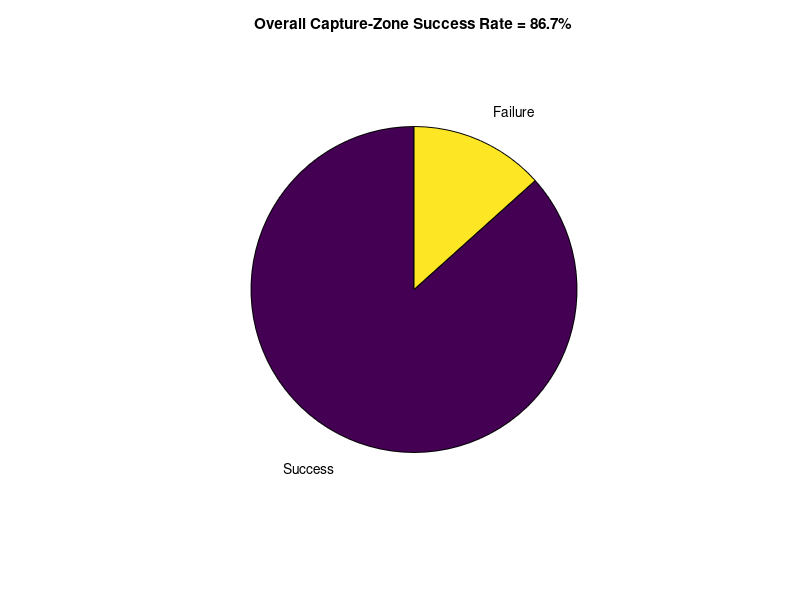
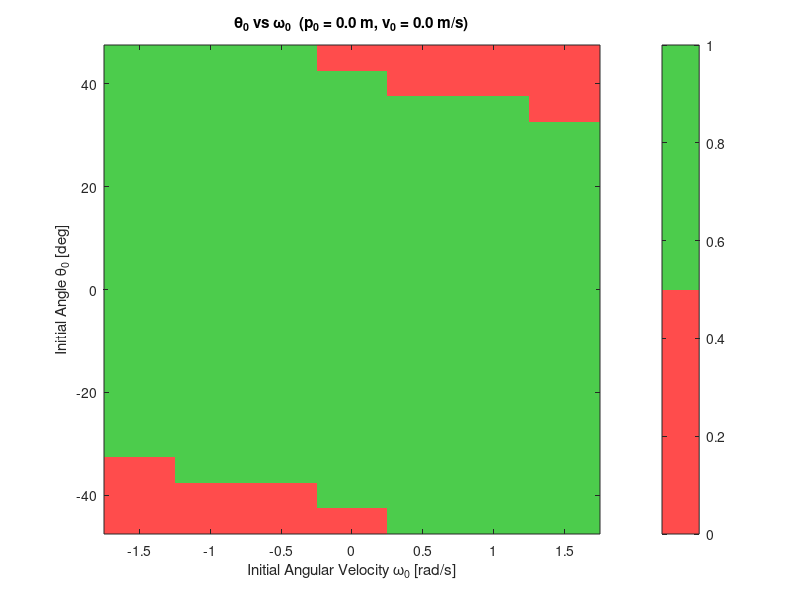

These charts were generated, in order, by the following MATLAB code: (Note: this script raises an error after producing the figures.)
%% ============================================================
% EXPERIMENT 1 - CAPTURE ZONE RESULT ANALYSIS
%
% Loads the previously generated 4-D sweep results.
% Does NOT run any Simulink simulations.
%
% Required file:
%   capture_zone_4D_results.mat
%
% Results columns:
%   1 = theta0 [deg]
%   2 = omega0 [rad/s]
%   3 = p0 [m]
%   4 = v0 [m/s]
%   5 = success
%   6 = settling time [s]
%
% ============================================================

clear;
close all;
clc;

%% ============================================================
% Load results
% ============================================================

fprintf('\n============================================\n');
fprintf('CAPTURE-ZONE RESULT ANALYSIS\n');
fprintf('============================================\n\n');

load('capture_zone_4D_results.mat');

fprintf('Loaded %d simulation results.\n', size(results,1));

%% ============================================================
% Extract columns
% ============================================================

theta0 = results(:,1);
omega0 = results(:,2);
p0     = results(:,3);
v0     = results(:,4);

success = results(:,5);
settlingTime = results(:,6);

%% ============================================================
% Basic statistics
% ============================================================

totalSimulations = length(success);

numSuccess = sum(success == 1);
numFailure = sum(success == 0);

successRate = 100*numSuccess/totalSimulations;

successfulTimes = settlingTime(success == 1);

fprintf('\n--------------------------------------------\n');
fprintf('OVERALL RESULTS\n');
fprintf('--------------------------------------------\n');

fprintf('Total simulations : %d\n', totalSimulations);
fprintf('Successful        : %d\n', numSuccess);
fprintf('Failed            : %d\n', numFailure);
fprintf('Success rate      : %.2f %%\n', successRate);

if ~isempty(successfulTimes)

    fprintf('Mean settling time: %.3f s\n', ...
        mean(successfulTimes));

    fprintf('Minimum settling  : %.3f s\n', ...
        min(successfulTimes));

    fprintf('Maximum settling  : %.3f s\n', ...
        max(successfulTimes));

    fprintf('Median settling   : %.3f s\n', ...
        median(successfulTimes));

end

fprintf('--------------------------------------------\n\n');


%% ============================================================
% 1. SUCCESS / FAILURE PIE CHART
% ============================================================

figure('Name','Overall Success Rate');

pie( ...
    [numSuccess numFailure], ...
    {'Success','Failure'});

title(sprintf( ...
    'Overall Capture-Zone Success Rate = %.1f%%', ...
    successRate));


%% ============================================================
% 2. THETA vs OMEGA
%    p0 = 0, v0 = 0
% ============================================================

theta_vals = unique(theta0);
omega_vals = unique(omega0);

p_fixed = 0;
v_fixed = 0;

success_map = nan( ...
    length(theta_vals), ...
    length(omega_vals));

for i = 1:length(theta_vals)

    for j = 1:length(omega_vals)

        idx = ...
            theta0 == theta_vals(i) & ...
            omega0 == omega_vals(j) & ...
            p0 == p_fixed & ...
            v0 == v_fixed;

        if any(idx)
            success_map(i,j) = ...
                results(find(idx,1),5);
        end

    end

end

figure('Name','Capture Zone - Theta vs Omega');

imagesc( ...
    omega_vals, ...
    theta_vals, ...
    success_map);

set(gca,'YDir','normal');

xlabel('Initial Angular Velocity \omega_0 [rad/s]');
ylabel('Initial Angle \theta_0 [deg]');

title(sprintf( ...
    '\\theta_0 vs \\omega_0  (p_0 = %.1f m, v_0 = %.1f m/s)', ...
    p_fixed, ...
    v_fixed));

colormap([ ...
    1 0.3 0.3;
    0.3 0.8 0.3]);

cb = colorbar;
cb.Ticks = [0 1];
cb.TickLabels = {'Failure','Success'};

clim([0 1]);

xticks(omega_vals);
yticks(theta_vals);

grid on;


%% ============================================================
% 3. THETA vs CART POSITION
%    omega0 = 0, v0 = 0
% ============================================================

p_vals = unique(p0);

omega_fixed = 0;
v_fixed = 0;

success_map = nan( ...
    length(theta_vals), ...
    length(p_vals));

for i = 1:length(theta_vals)

    for j = 1:length(p_vals)

        idx = ...
            theta0 == theta_vals(i) & ...
            omega0 == omega_fixed & ...
            p0 == p_vals(j) & ...
            v0 == v_fixed;

        if any(idx)
            success_map(i,j) = ...
                results(find(idx,1),5);
        end

    end

end

figure('Name','Capture Zone - Theta vs Position');

imagesc( ...
    p_vals, ...
    theta_vals, ...
    success_map);

set(gca,'YDir','normal');

xlabel('Initial Cart Position p_0 [m]');
ylabel('Initial Angle \theta_0 [deg]');

title(sprintf( ...
    '\\theta_0 vs p_0  (\\omega_0 = %.1f rad/s, v_0 = %.1f m/s)', ...
    omega_fixed, ...
    v_fixed));

cb = colorbar;
cb.Ticks = [0 1];
cb.TickLabels = {'Failure','Success'};

clim([0 1]);

xticks(p_vals);
yticks(theta_vals);

grid on;


%% ============================================================
% 4. THETA vs CART VELOCITY
%    omega0 = 0, p0 = 0
% ============================================================

v_vals = unique(v0);

omega_fixed = 0;
p_fixed = 0;

success_map = nan( ...
    length(theta_vals), ...
    length(v_vals));

for i = 1:length(theta_vals)

    for j = 1:length(v_vals)

        idx = ...
            theta0 == theta_vals(i) & ...
            omega0 == omega_fixed & ...
            p0 == p_fixed & ...
            v0 == v_vals(j);

        if any(idx)
            success_map(i,j) = ...
                results(find(idx,1),5);
        end

    end

end

figure('Name','Capture Zone - Theta vs Velocity');

imagesc( ...
    v_vals, ...
    theta_vals, ...
    success_map);

set(gca,'YDir','normal');

xlabel('Initial Cart Velocity v_0 [m/s]');
ylabel('Initial Angle \theta_0 [deg]');

title(sprintf( ...
    '\\theta_0 vs v_0  (\\omega_0 = %.1f rad/s, p_0 = %.1f m)', ...
    omega_fixed, ...
    p_fixed));

cb = colorbar;
cb.Ticks = [0 1];
cb.TickLabels = {'Failure','Success'};

clim([0 1]);

xticks(v_vals);
yticks(theta_vals);

grid on;


%% ============================================================
% 5. OMEGA vs CART POSITION
%    theta0 = 0, v0 = 0
% ============================================================

theta_fixed = 0;
v_fixed = 0;

success_map = nan( ...
    length(omega_vals), ...
    length(p_vals));

for i = 1:length(omega_vals)

    for j = 1:length(p_vals)

        idx = ...
            theta0 == theta_fixed & ...
            omega0 == omega_vals(i) & ...
            p0 == p_vals(j) & ...
            v0 == v_fixed;

        if any(idx)
            success_map(i,j) = ...
                results(find(idx,1),5);
        end

    end

end

figure('Name','Capture Zone - Omega vs Position');

imagesc( ...
    p_vals, ...
    omega_vals, ...
    success_map);

set(gca,'YDir','normal');

xlabel('Initial Cart Position p_0 [m]');
ylabel('Initial Angular Velocity \omega_0 [rad/s]');

title(sprintf( ...
    '\\omega_0 vs p_0  (\\theta_0 = %.1f deg, v_0 = %.1f m/s)', ...
    theta_fixed, ...
    v_fixed));

cb = colorbar;
cb.Ticks = [0 1];
cb.TickLabels = {'Failure','Success'};

clim([0 1]);

xticks(p_vals);
yticks(omega_vals);

grid on;


%% ============================================================
% 6. OMEGA vs CART VELOCITY
%    theta0 = 0, p0 = 0
% ============================================================

theta_fixed = 0;
p_fixed = 0;

success_map = nan( ...
    length(omega_vals), ...
    length(v_vals));

for i = 1:length(omega_vals)

    for j = 1:length(v_vals)

        idx = ...
            theta0 == theta_fixed & ...
            omega0 == omega_vals(i) & ...
            p0 == p_fixed & ...
            v0 == v_vals(j);

        if any(idx)
            success_map(i,j) = ...
                results(find(idx,1),5);
        end

    end

end

figure('Name','Capture Zone - Omega vs Velocity');

imagesc( ...
    v_vals, ...
    omega_vals, ...
    success_map);

set(gca,'YDir','normal');

xlabel('Initial Cart Velocity v_0 [m/s]');
ylabel('Initial Angular Velocity \omega_0 [rad/s]');

title(sprintf( ...
    '\\omega_0 vs v_0  (\\theta_0 = %.1f deg, p_0 = %.1f m)', ...
    theta_fixed, ...
    p_fixed));

cb = colorbar;
cb.Ticks = [0 1];
cb.TickLabels = {'Failure','Success'};

clim([0 1]);

xticks(v_vals);
yticks(omega_vals);

grid on;


%% ============================================================
% 7. CART POSITION vs CART VELOCITY
%    theta0 = 0, omega0 = 0
% ============================================================

theta_fixed = 0;
omega_fixed = 0;

success_map = nan( ...
    length(p_vals), ...
    length(v_vals));

for i = 1:length(p_vals)

    for j = 1:length(v_vals)

        idx = ...
            theta0 == theta_fixed & ...
            omega0 == omega_fixed & ...
            p0 == p_vals(i) & ...
            v0 == v_vals(j);

        if any(idx)
            success_map(i,j) = ...
                results(find(idx,1),5);
        end

    end

end

figure('Name','Capture Zone - Position vs Velocity');

imagesc( ...
    v_vals, ...
    p_vals, ...
    success_map);

set(gca,'YDir','normal');

xlabel('Initial Cart Velocity v_0 [m/s]');
ylabel('Initial Cart Position p_0 [m]');

title(sprintf( ...
    'p_0 vs v_0  (\\theta_0 = %.1f deg, \\omega_0 = %.1f rad/s)', ...
    theta_fixed, ...
    omega_fixed));

cb = colorbar;
cb.Ticks = [0 1];
cb.TickLabels = {'Failure','Success'};

clim([0 1]);

xticks(v_vals);
yticks(p_vals);

grid on;


%% ============================================================
% 8. SETTLING-TIME HEATMAP
%    THETA vs OMEGA
%    p0 = 0, v0 = 0
% ============================================================

settling_map = nan( ...
    length(theta_vals), ...
    length(omega_vals));

for i = 1:length(theta_vals)

    for j = 1:length(omega_vals)

        idx = ...
            theta0 == theta_vals(i) & ...
            omega0 == omega_vals(j) & ...
            p0 == 0 & ...
            v0 == 0;

        if any(idx)

            row = results(find(idx,1),:);

            if row(5) == 1
                settling_map(i,j) = row(6);
            end

        end

    end

end

figure('Name','Settling Time - Theta vs Omega');

imagesc( ...
    omega_vals, ...
    theta_vals, ...
    settling_map);

set(gca,'YDir','normal');

xlabel('Initial Angular Velocity \omega_0 [rad/s]');
ylabel('Initial Angle \theta_0 [deg]');

title('\bfSettling Time for Successful Cases');

cb = colorbar;
cb.Label.String = 'Settling Time [s]';

xticks(omega_vals);
yticks(theta_vals);

grid on;


%% ============================================================
% 9. SUCCESS RATE VS INITIAL ANGLE
% ============================================================

angle_success_rate = zeros(size(theta_vals));

for i = 1:length(theta_vals)

    idx = theta0 == theta_vals(i);

    angle_success_rate(i) = ...
        100*mean(success(idx));

end

figure('Name','Success Rate vs Angle');

plot( ...
    theta_vals, ...
    angle_success_rate, ...
    '-o', ...
    'LineWidth',1.5);

xlabel('Initial Angle \theta_0 [deg]');
ylabel('Success Rate [%]');

title('Capture Probability vs Initial Angle');

ylim([0 100]);
grid on;


%% ============================================================
% 10. SUCCESS RATE VS INITIAL ANGULAR VELOCITY
% ============================================================

omega_success_rate = zeros(size(omega_vals));

for i = 1:length(omega_vals)

    idx = omega0 == omega_vals(i);

    omega_success_rate(i) = ...
        100*mean(success(idx));

end

figure('Name','Success Rate vs Angular Velocity');

plot( ...
    omega_vals, ...
    omega_success_rate, ...
    '-o', ...
    'LineWidth',1.5);

xlabel('Initial Angular Velocity \omega_0 [rad/s]');
ylabel('Success Rate [%]');

title('Capture Probability vs Initial Angular Velocity');

ylim([0 100]);
grid on;


%% ============================================================
% 11. SUCCESS RATE VS CART POSITION
% ============================================================

p_success_rate = zeros(size(p_vals));

for i = 1:length(p_vals)

    idx = p0 == p_vals(i);

    p_success_rate(i) = ...
        100*mean(success(idx));

end

figure('Name','Success Rate vs Position');

plot( ...
    p_vals, ...
    p_success_rate, ...
    '-o', ...
    'LineWidth',1.5);

xlabel('Initial Cart Position p_0 [m]');
ylabel('Success Rate [%]');

title('Capture Probability vs Initial Cart Position');

ylim([0 100]);
grid on;


%% ============================================================
% 12. SUCCESS RATE VS CART VELOCITY
% ============================================================

v_success_rate = zeros(size(v_vals));

for i = 1:length(v_vals)

    idx = v0 == v_vals(i);

    v_success_rate(i) = ...
        100*mean(success(idx));

end

figure('Name','Success Rate vs Cart Velocity');

plot( ...
    v_vals, ...
    v_success_rate, ...
    '-o', ...
    'LineWidth',1.5);

xlabel('Initial Cart Velocity v_0 [m/s]');
ylabel('Success Rate [%]');

title('Capture Probability vs Initial Cart Velocity');

ylim([0 100]);
grid on;


%% ============================================================
% 13. 3-D SCATTER OF SUCCESSFUL INITIAL CONDITIONS
% ============================================================

successful_idx = success == 1;

figure('Name','Successful Initial Conditions - 3D');

scatter3( ...
    theta0(successful_idx), ...
    omega0(successful_idx), ...
    p0(successful_idx), ...
    40, ...
    v0(successful_idx), ...
    'filled');

xlabel('Initial Angle \theta_0 [deg]');
ylabel('Initial Angular Velocity \omega_0 [rad/s]');
zlabel('Initial Position p_0 [m]');

title('Successful Initial Conditions');
cb = colorbar;
cb.Label.String = 'Initial Cart Velocity v_0 [m/s]';

grid on;
view(45,30);


%% ============================================================
% 14. 3-D SCATTER OF FAILED INITIAL CONDITIONS
% ============================================================

failed_idx = success == 0;

figure('Name','Failed Initial Conditions - 3D');

scatter3( ...
    theta0(failed_idx), ...
    omega0(failed_idx), ...
    p0(failed_idx), ...
    40, ...
    v0(failed_idx), ...
    'filled');

xlabel('Initial Angle \theta_0 [deg]');
ylabel('Initial Angular Velocity \omega_0 [rad/s]');
zlabel('Initial Position p_0 [m]');

title('Failed Initial Conditions');
cb = colorbar;
cb.Label.String = 'Initial Cart Velocity v_0 [m/s]';

grid on;
view(45,30);


%% ============================================================
% 15. SETTLING TIME DISTRIBUTION
% ============================================================

figure('Name','Settling Time Distribution');

histogram(successfulTimes,20);

xlabel('Settling Time [s]');
ylabel('Number of Successful Simulations');

title('Distribution of Settling Times');

grid on;


%% ============================================================
% 16. SAVE ANALYSIS DATA
% ============================================================

save( ...
    'capture_zone_analysis.mat', ...
    'successRate', ...
    'numSuccess', ...
    'numFailure', ...
    'successfulTimes', ...
    'angle_success_rate', ...
    'omega_success_rate', ...
    'p_success_rate', ...
    'v_success_rate');

fprintf('\n============================================\n');
fprintf('ANALYSIS COMPLETE\n');
fprintf('============================================\n');

fprintf('Generated plots:\n');
fprintf('  1. Overall success rate\n');
fprintf('  2. Theta vs Omega\n');
fprintf('  3. Theta vs Position\n');
fprintf('  4. Theta vs Velocity\n');
fprintf('  5. Omega vs Position\n');
fprintf('  6. Omega vs Velocity\n');
fprintf('  7. Position vs Velocity\n');
fprintf('  8. Settling-time heatmap\n');
fprintf('  9. Success rate vs Angle\n');
fprintf(' 10. Success rate vs Angular Velocity\n');
fprintf(' 11. Success rate vs Position\n');
fprintf(' 12. Success rate vs Cart Velocity\n');
fprintf(' 13. Successful initial conditions (3-D)\n');
fprintf(' 14. Failed initial conditions (3-D)\n');
fprintf(' 15. Settling-time distribution\n');

fprintf('\nAnalysis data saved to:\n');
fprintf('capture_zone_analysis.mat\n');

fprintf('============================================\n');

%% %% ============================================================
% 13. AUTOMATICALLY FIND 100% SUCCESS CAPTURE BOX
%
% Find the largest symmetric box around the upright equilibrium
% for which ALL tested initial conditions are successful:
%
% |theta0| <= thetaMax
% |omega0| <= omegaMax
% |p0|     <= pMax
% |v0|     <= vMax
%
% The search is performed only over the experimentally tested grid.
% ============================================================

fprintf('\n--------------------------------------------\n');
fprintf('AUTOMATIC CAPTURE-BOX SEARCH\n');
fprintf('--------------------------------------------\n');

% Possible symmetric limits from the tested grid
thetaLimits = unique(abs(theta0));
omegaLimits = unique(abs(omega0));
pLimits     = unique(abs(p0));
vLimits     = unique(abs(v0));

% Maximum investigated ranges
thetaRange = max(thetaLimits);
omegaRange = max(omegaLimits);
pRange     = max(pLimits);
vRange     = max(vLimits);

bestScore = -inf;
bestLimits = [0 0 0 0];
bestNumPoints = 0;

for i = 1:length(thetaLimits)

    for j = 1:length(omegaLimits)

        for k = 1:length(pLimits)

            for l = 1:length(vLimits)

                thetaMax = thetaLimits(i);
                omegaMax = omegaLimits(j);
                pMax     = pLimits(k);
                vMax     = vLimits(l);

                % Select all tested initial conditions inside
                % this candidate capture box
                idx = ...
                    abs(theta0) <= thetaMax & ...
                    abs(omega0) <= omegaMax & ...
                    abs(p0)     <= pMax & ...
                    abs(v0)     <= vMax;

                % Skip empty regions
                if ~any(idx)
                    continue;
                end

                % Require 100% success inside the box
                if all(success(idx) == 1)

                    % Normalised 4-D volume.
                    % This avoids comparing quantities with
                    % different physical units directly.
                    score = ...
                        (thetaMax/thetaRange) * ...
                        (omegaMax/omegaRange) * ...
                        (pMax/pRange) * ...
                        (vMax/vRange);

                    % Keep the largest successful box
                    if score > bestScore

                        bestScore = score;

                        bestLimits = [ ...
                            thetaMax, ...
                            omegaMax, ...
                            pMax, ...
                            vMax];

                        bestNumPoints = sum(idx);

                    end
                end

            end
        end
    end
end


% Extract final result
thetaCapture = bestLimits(1);
omegaCapture = bestLimits(2);
pCapture     = bestLimits(3);
vCapture     = bestLimits(4);


fprintf('\nLargest experimentally verified 100%%-success box:\n');
fprintf('--------------------------------------------\n');
fprintf('|theta0| <= %.1f deg\n', thetaCapture);
fprintf('|omega0| <= %.2f rad/s\n', omegaCapture);
fprintf('|p0|     <= %.2f m\n', pCapture);
fprintf('|v0|     <= %.2f m/s\n', vCapture);
fprintf('Successful points inside box: %d\n', bestNumPoints);
fprintf('Normalised 4-D box volume: %.4f\n', bestScore);
fprintf('--------------------------------------------\n');


%% ============================================================
% 13b. VERIFY THE SELECTED CAPTURE BOX
% ============================================================

captureIdx = ...
    abs(theta0) <= thetaCapture & ...
    abs(omega0) <= omegaCapture & ...
    abs(p0)     <= pCapture & ...
    abs(v0)     <= vCapture;

captureSuccessRate = ...
    100*mean(success(captureIdx));

captureNumPoints = sum(captureIdx);
captureNumFailures = sum(success(captureIdx) == 0);

fprintf('\nSelected capture box verification:\n');
fprintf('--------------------------------------------\n');
fprintf('Number of tested points : %d\n', captureNumPoints);
fprintf('Successful              : %d\n', ...
    sum(success(captureIdx) == 1));
fprintf('Failed                  : %d\n', captureNumFailures);
fprintf('Success rate             : %.2f %%\n', ...
    captureSuccessRate);
fprintf('--------------------------------------------\n');


%% ============================================================
% 13c. SAVE CAPTURE-BOX RESULT
% ============================================================

save( ...
    'capture_zone_analysis.mat', ...
    'successRate', ...
    'numSuccess', ...
    'numFailure', ...
    'successfulTimes', ...
    'angle_success_rate', ...
    'omega_success_rate', ...
    'p_success_rate', ...
    'v_success_rate', ...
    'thetaCapture', ...
    'omegaCapture', ...
    'pCapture', ...
    'vCapture', ...
    'captureSuccessRate', ...
    'captureNumPoints');
%% 

%% 13d. Marginal Average Success-Rate Heatmaps
%
% These heatmaps show the average success rate over the two dimensions
% that are not displayed.
%
% theta-omega heatmap:
%   average over cart position and cart velocity
%
% position-velocity heatmap:
%   average over pole angle and angular velocity

%% 13d.1 Pole angle vs angular velocity

theta_vals = unique(theta0);
omega_vals = unique(omega0);

thetaOmega_success_rate = NaN(length(omega_vals), length(theta_vals));

for i = 1:length(omega_vals)
    for j = 1:length(theta_vals)

        % Select all simulations with this theta/omega combination
        % and average over all positions and velocities
        idx = (theta0 == theta_vals(j)) & ...
              (omega0 == omega_vals(i));

        if any(idx)
            thetaOmega_success_rate(i,j) = ...
                100 * mean(success(idx));
        end

    end
end

figure;
imagesc(theta_vals, omega_vals, thetaOmega_success_rate);

set(gca, 'YDir', 'normal');

xlabel('Initial Pole Angle [deg]');
ylabel('Initial Angular Velocity [rad/s]');
title('Average Success Rate: Pole Angle vs Angular Velocity');

cb = colorbar;
ylabel(cb, 'Average Success Rate [%]');

clim([0 100]);

hold on;

% Capture-zone boundaries
xline(-thetaCapture, '--k', 'LineWidth', 1.5);
xline( thetaCapture, '--k', 'LineWidth', 1.5);
yline(-omegaCapture, '--k', 'LineWidth', 1.5);
yline( omegaCapture, '--k', 'LineWidth', 1.5);

hold off;

grid on;


%% 13d.2 Initial pole angle vs initial cart velocity

theta_vals = unique(theta0);
v_vals = unique(v0);

thetaV_success_rate = NaN(length(v_vals), length(theta_vals));

for i = 1:length(v_vals)
    for j = 1:length(theta_vals)

        % Select all simulations with this angle/velocity combination
        % and average over cart position and angular velocity
        idx = (theta0 == theta_vals(j)) & ...
              (v0 == v_vals(i));

        if any(idx)
            thetaV_success_rate(i,j) = ...
                100 * mean(success(idx));
        end

    end
end

figure;
imagesc(theta_vals, v_vals, thetaV_success_rate);

set(gca, 'YDir', 'normal');

xlabel('Initial Pole Angle [deg]');
ylabel('Initial Cart Velocity [m/s]');
title('Average Success Rate: Pole Angle vs Cart Velocity');

cb = colorbar;
ylabel(cb, 'Average Success Rate [%]');

clim([0 100]);

hold on;

% Capture-zone boundaries
xline(-thetaCapture, '--k', 'LineWidth', 1.5);
xline( thetaCapture, '--k', 'LineWidth', 1.5);
yline(-vCapture, '--k', 'LineWidth', 1.5);
yline( vCapture, '--k', 'LineWidth', 1.5);

hold off;

grid on;

%% 13d.3 Save heatmap data

save('capture_zone_analysis.mat', ...
    'thetaOmega_success_rate', ...
    'thetaV_success_rate', ...
    '-append');

fprintf('\nMarginal success-rate heatmaps generated successfully.\n');
